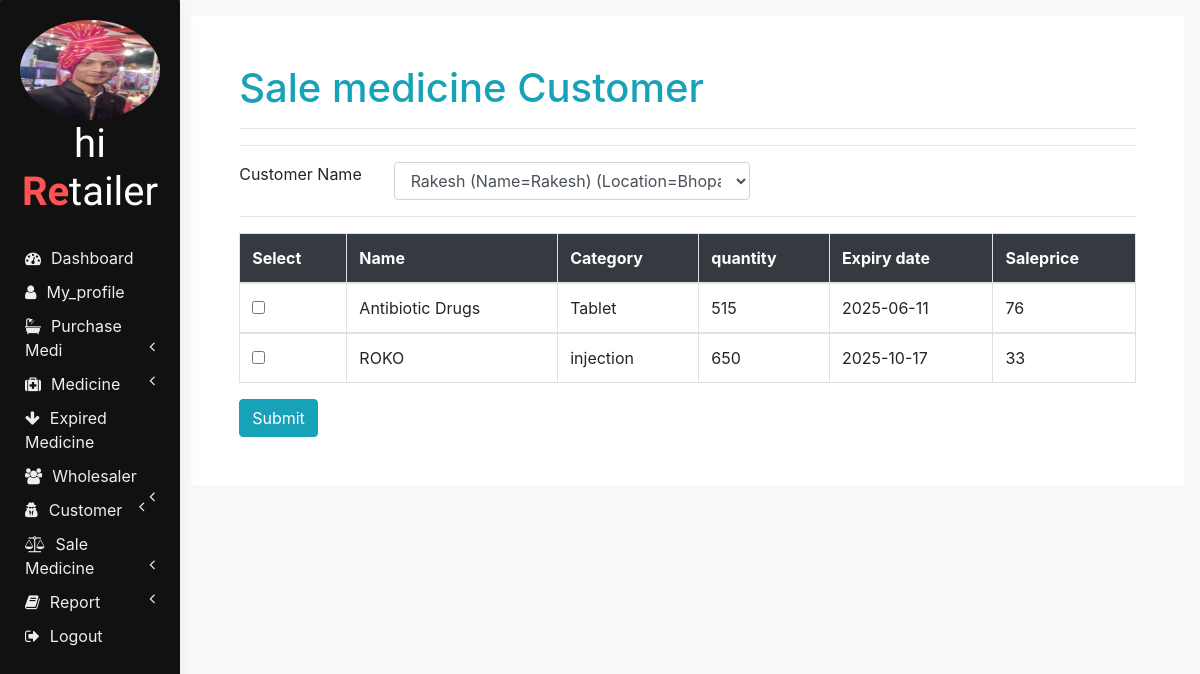
/db.php?saler (signed in), run on the app's committed database.
### tables this page shows
CREATE TABLE `users` (
  `uid` int(11) NOT NULL,
  `name` varchar(200) NOT NULL,
  `mobile` varchar(200) NOT NULL,
  `email` varchar(200) NOT NULL,
  `password` varchar(200) NOT NULL DEFAULT '123',
  `address` varchar(200) NOT NULL,
  `img` varchar(200) NOT NULL,
  `role` varchar(200) NOT NULL
);

CREATE TABLE `medicine` (
  `mid` int(11) NOT NULL,
  `amuid` varchar(200) NOT NULL,
  `medicine_name` varchar(200) NOT NULL,
  `category` varchar(200) NOT NULL,
  `cost_price` varchar(200) NOT NULL,
  `quantity` varchar(200) NOT NULL,
  `manudate` varchar(200) NOT NULL,
  `expiry` date NOT NULL,
  `price_distributor` varchar(200) NOT NULL,
  `price_wholesaler` varchar(200) NOT NULL,
  `price_retailer` varchar(200) NOT NULL,
  `mrp` varchar(200) NOT NULL,
  `percentaged` varchar(200) NOT NULL,
  `percentagew` varchar(200) NOT NULL,
  `percentager` varchar(200) NOT NULL,
  `percentagea` varchar(200) NOT NULL,
  `is_delete` varchar(200) NOT NULL DEFAULT '0'
);

### salemedir.php (the view, shortened to what this page needs)
<?php
$uid=$_SESSION['uid'];
$role=$_SESSION['role'];
if($role=='4')
{
    include 'retailerheader.php';
}
$sql="select*from addcustomer where auid='$uid' and is_delete='0'";
$res=mysqli_query($con,$sql);
?>
<div class="page-wrapper p-3">
    <div class="container-fluid bg-white p-5">
        <div class="row">
            <div class="col-lg-12">
                <h1 class='text-info'>Sale medicine Customer</h1>
                <hr>
                <?php
                if(!empty($m))
                {
                    $aa=count($m);
                ?>
                <form action="db.php" method="post" class="shadow p-3">
                    <h3 class="text-info"><i class="fa fa-shopping-cart" aria-hidden="true"></i> Card</h3>
                    <hr>
                    <div class="row">
                        <div class="col-lg-2">
                            <lable>Customer name :</lable>
                        </div>
                        <div class="col-lg-6">
                           <input type="text" class="form-control" value="<?php echo $cn;?> (location=<?php echo $ad?>)">
                           <input type="hidden" class="form-control" value="<?php echo $cid;?>" name="cn">
                        </div>
                    </div>
                    <table class="table table-bordered mt-2">
                        <thead class="bg-dark text-white">
                        <tr>
                            <th>Name</th>
                            <th>Category</th>
                            <th>Available quantity</th>
                            <th>Expiry date</th>
                            <th>Saleprice</th>
                            <th>Quantity</th>
                        </tr>
                        </thead>
                        <?php
                              for ($i=0; $i<$aa; $i++)
                              {
                                 $sql4="select*from medicine where is_delete='0' and mid='$m[$i]'";
                                 $res4=mysqli_query($con,$sql4);
                                 $row4=mysqli_fetch_array($res4);
                                       $name1=$row4['medicine_name'];
                                       $cat1=$row4['category'];
                                       $qty1=$row4['quantity'];
                                       $ex1=$row4['expiry'];
                                       $mrp1=$row4['mrp'];
                                       $mid1=$row4['mid'];
                                       $bb=1+$i;
                        ?>
                         <tbody>
                            <tr>
                                <td><?php echo $name1?><input type="hidden" class="form-control" name='mname[]' value="<?php echo $name1;?>"></td>
                                <td><?php echo $cat1?><input type="hidden" class="form-control" name='mcat[]' value="<?php echo $cat1;?>"></td>
                                <td><?php echo $qty1?><input type="hidden" class="form-control" name='aqty[]' value="<?php echo $qty1;?>"></td>
                                <td><?php echo $ex1?><input type="hidden" class="form-control" name='ex[]' value="<?php echo $ex1;?>"></td>
                                <td><?php echo $mrp1?> <input type="hidden" class="form-control" name='mrp[]' value="<?php echo $mrp1;?>"></td>
                                <td><input type="text" class="form-control" name='sqty[]'>
                                </td>
                            </tr>
                        </tbody>
                          <?php }?>
                    </table>
                    <div class="row mt-3">
                    <div class="col-lg-2">
                        <lable>Pyment method :</lable>
                    </div>
                    <div class="col-lg-3">
                        <select class="form-control" name="pmethod">
                            <?php
                                $sql4="select*from payment";
                                $res4=mysqli_query($con,$sql4);
                                foreach($res4 as $row4)
                                {
                                $pay=$row4['payment'];
                            ?>
                                <option><?php echo $pay;?></option>
                            <?php }?>
                        </select>
                    </div>
                </div>
                    <input type="submit" class="btn btn-primary" name="smc">
                              </form>
                <?php }
                else
                { ?>
                    <hr>
                <form action="db.php" method="post">
                <div class='row'>
                    <div class="col-lg-2">
                        <lable>Customer Name</lable>
                    </div>
                    <div class="col-lg-5">
                        <select class="form-control" name="dcname">
                            <?php
                                foreach($res as $row)
                                {
                                    $n=$row['name'];
                                    $a=$row['address'];
                                    $em=$row['email'];
                            ?>
                            <option value="<?php echo $em;?>"><?php echo $n;?> (Name=<?php echo $n?>) (Location=<?php echo $a?>)</option>
                            <?php }?>
                        </select>
                    </div>
                </div>
                <hr>
                <table class="table table-bordered">
                        <thead class="bg-dark text-white">
                        <tr>
                            <th>Select</th>
                            <th>Name</th>
                            <th>Category</th>
                            <th>quantity</th>
                            <th>Expiry date</th>
                            <th>Saleprice</th>
                        </tr>
                        </thead>
                        <?php
                            $sql="select*from medicine where is_delete='0' and amuid='$uid'";
                            $res=mysqli_query($con,$sql);
                            foreach($res as $row)
                            {
                              $name=$row['medicine_name'];
                              $cat=$row['category'];
                              $qty=$row['quantity'];
                              $expiry=$row['expiry'];
                              $mrp=$row['mrp'];
                              $mid=$row['mid'];
                        ?>
                         <tbody>
                            <tr>
                                <td><input type="checkbox" name="medi[]" value="<?php echo $mid;?>"></td>
                                <td><?php echo $name?></td>
                                <td><?php echo $cat?></td>
                                <td><?php echo $qty?></td>
                                <td><?php echo $expiry?></td>
                                <td><?php echo $mrp?></td>
                            </tr>
                        </tbody>
                <?php }?>
                </table>
                <input type="submit" class="btn btn-info" name="m">
                </form>
              <?php  }
                ?>
            </div>
        </div>
    </div>
</div>

### retailerheader.php (shortened to what this page needs)
<?php
    $id=$_SESSION['uid'];
    $sql="select name,img from users where uid='$id'";
    $res=mysqli_query($con,$sql);
    $row=mysqli_fetch_array($res);
    $name=$row['name'];
    $img=$row['img'];
?>
<!DOCTYPE html>
<html lang="en" dir="ltr">
  <head>
        <link rel="stylesheet" href="bootstrap/css/bootstrap.min.css">
        <link rel="stylesheet" href="https://use.fontawesome.com/releases/v5.3.1/css/all.css">
        <link rel="stylesheet" href="https://cdnjs.cloudflare.com/ajax/libs/font-awesome/4.7.0/css/font-awesome.min.css">
        <link rel="stylesheet" href="css/sidenav.css">
        <link rel="stylesheet" href="css/profile.css">
        <link rel="stylesheet" href="css/home.css">
    </head>
    <body>
        <div class="sidenav">
            <div class="card">
                <div class="card-body">
                <div class="logo">
                    <img src="<?php echo $img;?>" class="profile" height="100px" width="140px"/>
                    <h1 class="logo-caption"><?php echo $name;?><br><span class="tweak">Re</span>tailer</h1>
                </div>
                <div class="main-menu-item">
                    <a href="db.php?dashboard"><i class="fa fa-dashboard"></i><span>Dashboard</span></a>
                </div>
                <div class="main-menu-item">
                    <a href="db.php?myprofile"><i class="fa fa-user" aria-hidden="true"></i><span>My_profile</span></a>
                </div>
                <div id="abhi" class="main-menu-item" onclick="showhide(this.id);">
                    <a href="#">
                       <i class="fa fa-bath" aria-hidden="true"></i><span>Purchase Medi</span>
                        <span class="pull-right-container">
                            <i class="fa fa-angle-left pull-right"></i>
                        </span>
                    </a>
                </div>
                 <div id="third" class="main-menu-item" onclick="showhide(this.id);">
                    <a href="#">
                    <i class="fa fa-medkit" aria-hidden="true"></i></i><span>Medicine</span>
                        <span class="pull-right-container">
                            <i class="fa fa-angle-left pull-right"></i>
                        </span>
                    </a>
                </div>
                <div class="main-menu-item">
                    <a href="db.php?ex"><i class="fa fa-arrow-down" aria-hidden="true"></i><span>Expired Medicine</span></a>
                </div>
               <div id="abhii" class="main-menu-item" onclick="showhide(this.id);">
                    <a href="#">
                       <i class="fa fa-users" aria-hidden="true"></i><span>Wholesaler</span>
                        <span class="pull-right-container">
                            <i class="fa fa-angle-left pull-right"></i>
                        </span>
                    </a>
                </div>
                <div id="abhiii" class="main-menu-item" onclick="showhide(this.id);">
                    <a href="#">
                    <i class="fa fa-user-secret" aria-hidden="true"></i><span>Customer</span>
                        <span class="pull-right-container">
                            <i class="fa fa-angle-left pull-right"></i>
                        </span>
                    </a>
                </div>
                <div id="first" class="main-menu-item" onclick="showhide(this.id);">
                    <a  href="#">
                        <i class="fa fa-balance-scale"></i><span>Sale Medicine</span>
                        <span class="pull-right-container">
                            <i class="fa fa-angle-left pull-right"></i>
                        </span>
                    </a>
                </div>
                <div id="sixth" class="main-menu-item" onclick="showhide(this.id);">
                    <a href="#">
                        <i class="fa fa-book"></i><span>Report</span>
                        <span class="pull-right-container">
                            <i class="fa fa-angle-left pull-right"></i>
                        </span>
                    </a>
                </div>
                <div class="main-menu-item">
                    <a href="db.php?logout"><i class="fa fa-sign-out" aria-hidden="true"></i><span>Logout</span></a>
                </div>
               </div>
            </div>
        </div>
</body>
</html>

### css/sidenav.css (style rules this page uses)
body { background-color: #f1f3f6; }
.sidenav { width: 15%; height: 100vh; background-color: #222222; position: fixed; z-index: 1; flex: 1 0 auto; }
.card { width: 100%; height: 100%; top: 0; border-radius: 0; background-color: #111111; }
.logo .logo-caption { font-family: 'Poiret One', cursive; color: #ffffff; text-align: center; margin-bottom: 25px; }
.logo .profile { margin-left: 50%; border-radius: 50%; transform: translate(-50%); }
.logo .tweak { color: #ff5252; font-weight: bold; }
.main-menu-item { padding: 5px 5px; cursor: pointer; }
.main-menu-item > a { color: #eeeeee; text-decoration: none; font-size: 16px; }
.main-menu-item > a > span { margin-left: 10px; }

### css/profile.css (style rules this page uses)
body { background-color: #f9f9fa }
.card { border-radius: 5px; -webkit-box-shadow: 0 1px 20px 0 rgba(69, 90, 100, 0.08); box-shadow: 0 1px 20px 0 rgba(69, 90, 100, 0.08); border: none; margin-bottom: 30px }

### css/home.css (style rules this page uses)
html, body { height: 100vh; }
.container-fluid { margin-left: 15%; width: 85%; background: #f1f3f6; padding: 1px 0 0 0; flex: 1 0 auto; }

### data on the page
users: img (picture), name "hi"
medicine: medicine_name "Antibiotic Drugs", category "Tablet", quantity "515", expiry "2025-06-11", mrp "76"
medicine: medicine_name "ROKO", category "injection", quantity "650", expiry "2025-10-17", mrp "33"

### other printed values
form field dcname "Rakesh (Name=Rakesh) (Location=Bhopal)"
